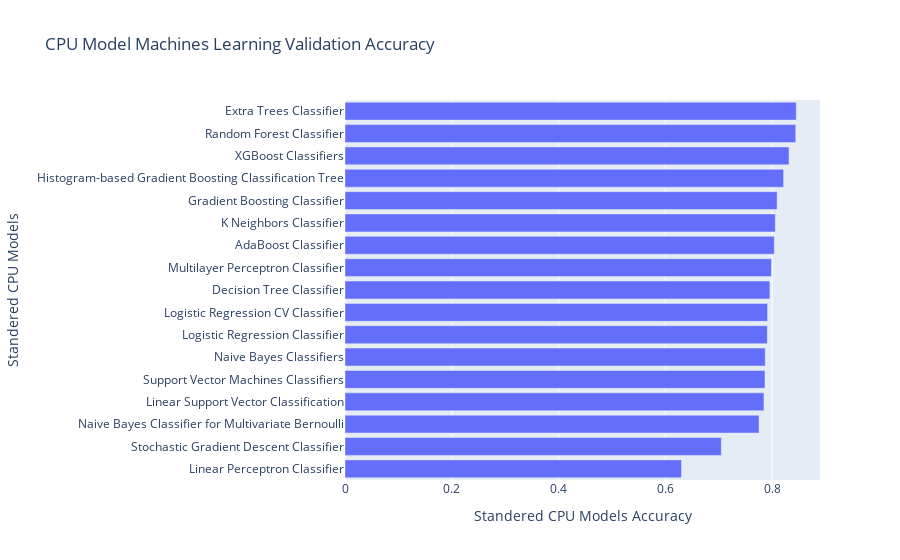

The cell this chart's notebook holds for it:
### Markdown cell above
### Accuracy Score

### Code cell
# Random Forest Classifier
Valid_accuracy_rf_m_1_cpu = accuracy_score(y_test, rf_m_1_pred_vaild_cpu)

# Gradient Boosting Classifier
Valid_accuracy_gb_m_1_cpu = accuracy_score(y_test, gb_m_1_pred_vaild_cpu)

# Histogram-based Gradient Boosting Classification Tree
Valid_accuracy_hgb_m_1_cpu = accuracy_score(y_test, hgb_m_1_pred_vaild_cpu)

# AdaBoost Classifier
Valid_accuracy_ad_m_1_cpu = accuracy_score(y_test, ad_m_1_pred_vaild_cpu)

# Extra Trees Classifier
Valid_accuracy_et_m_1_cpu = accuracy_score(y_test, et_m_1_pred_vaild_cpu)

# K Neighbors Classifier
Valid_accuracy_knn_m_1_cpu = accuracy_score(y_test, knn_m_1_pred_vaild_cpu)

# Naive Bayes Classifiers
Valid_accuracy_nb_m_1_cpu = accuracy_score(y_test, nb_m_1_pred_vaild_cpu)

# Naive Bayes Classifier for Multivariate Bernoulli
Valid_accuracy_bnb_m_1_cpu = accuracy_score(y_test, bnb_m_1_pred_vaild_cpu)

# Decision Tree Classifier
Valid_accuracy_dt_m_1_cpu = accuracy_score(y_test, dt_m_1_pred_vaild_cpu)

# Logistic Regression Classifier
Valid_accuracy_lg_m_1_cpu = accuracy_score(y_test, lg_m_1_pred_vaild_cpu)

# Logistic Regression CV Classifier
Valid_accuracy_lgcv_m_1_cpu = accuracy_score(y_test, lgcv_m_1_pred_vaild_cpu)

# Stochastic Gradient Descent Classifier
Valid_accuracy_sgdc_m_1_cpu = accuracy_score(y_test, sgdc_m_1_pred_vaild_cpu)

# Linear Perceptron Classifier
Valid_accuracy_lpc_m_1_cpu = accuracy_score(y_test, lpc_m_1_pred_vaild_cpu)

# XGBoost Classifiers
Valid_accuracy_xgb_m_1_cpu = accuracy_score(y_test, xgb_m_1_pred_vaild_cpu)

# Support Vector Machines Classifiers
Valid_accuracy_svm_m_1_cpu = accuracy_score(y_test, svm_m_1_pred_vaild_cpu)

# Linear Support Vector Classification
Valid_accuracy_lsvm_m_1_cpu = accuracy_score(y_test, lsvm_m_1_pred_vaild_cpu)

# Multilayer Perceptron Classifier
Valid_accuracy_mlp_m_1_cpu = accuracy_score(y_test, mlp_m_1_pred_vaild_cpu)

cpu_ml_m_1_valid_compare = pd.DataFrame({"Standered CPU Models": [
                                "Random Forest Classifier", 
                                "Gradient Boosting Classifier",
                                "Histogram-based Gradient Boosting Classification Tree",
                                "AdaBoost Classifier",
                                "Extra Trees Classifier",
                                "K Neighbors Classifier",
                                "Naive Bayes Classifiers",
                                "Naive Bayes Classifier for Multivariate Bernoulli",
                                "Decision Tree Classifier",
                                "Logistic Regression Classifier",
                                "Logistic Regression CV Classifier",
                                "Stochastic Gradient Descent Classifier",
                                "Linear Perceptron Classifier",
                                "XGBoost Classifiers",
                                "Support Vector Machines Classifiers",
                                "Linear Support Vector Classification",
                                "Multilayer Perceptron Classifier"
                                ],

                "Standered CPU Models Accuracy": [
                                Valid_accuracy_rf_m_1_cpu, 
                                Valid_accuracy_gb_m_1_cpu,
                                Valid_accuracy_hgb_m_1_cpu,
                                Valid_accuracy_ad_m_1_cpu,
                                Valid_accuracy_et_m_1_cpu,
                                Valid_accuracy_knn_m_1_cpu,
                                Valid_accuracy_nb_m_1_cpu,
                                Valid_accuracy_bnb_m_1_cpu,
                                Valid_accuracy_dt_m_1_cpu,
                                Valid_accuracy_lg_m_1_cpu,
                                Valid_accuracy_lgcv_m_1_cpu,
                                Valid_accuracy_sgdc_m_1_cpu,
                                Valid_accuracy_lpc_m_1_cpu,
                                Valid_accuracy_xgb_m_1_cpu,
                                Valid_accuracy_svm_m_1_cpu,
                                Valid_accuracy_lsvm_m_1_cpu,
                                Valid_accuracy_mlp_m_1_cpu
                                ],
                        })  
                                
print(tabulate(cpu_ml_m_1_valid_compare.sort_values(by="Standered CPU Models Accuracy", ascending=False), headers = 'keys', tablefmt = 'psql'))
#cpu_ml_m_1_valid_compare = cpu_ml_m_1_valid_compare.sort_values(by="Accuracy", ascending=True) #To sort all the result 
fig = px.bar(cpu_ml_m_1_valid_compare.sort_values(by="Standered CPU Models Accuracy", ascending=True), x = "Standered CPU Models Accuracy", y = "Standered CPU Models", title = "CPU Model Machines Learning Validation Accuracy")
fig.show()

### Figure 1 — Plotly figure (JSON) as saved in the notebook; plotly's stock layout.template omitted (floating-point values rounded to 4 significant figures)
{"data": [{"alignmentgroup": "True", "hovertemplate": "Standered CPU Models Accuracy=%{x}<br>Standered CPU Models=%{y}<extra></extra>", "legendgroup": "", "marker": {"color": "#636efa", "pattern": {"shape": ""}}, "name": "", "offsetgroup": "", "orientation": "h", "showlegend": false, "textposition": "auto", "type": "bar", "x": [0.6302, 0.7047, 0.7754, 0.7846, 0.7865, 0.787, 0.7909, 0.7914, 0.7957, 0.7986, 0.804, 0.8059, 0.8093, 0.8214, 0.8316, 0.8441, 0.8451], "xaxis": "x", "y": ["Linear Perceptron Classifier", "Stochastic Gradient Descent Classifier", "Naive Bayes Classifier for Multivariate Bernoulli", "Linear Support Vector Classification", "Support Vector Machines Classifiers", "Naive Bayes Classifiers", "Logistic Regression Classifier", "Logistic Regression CV Classifier", "Decision Tree Classifier", "Multilayer Perceptron Classifier", "AdaBoost Classifier", "K Neighbors Classifier", "Gradient Boosting Classifier", "Histogram-based Gradient Boosting Classification Tree", "XGBoost Classifiers", "Random Forest Classifier", "Extra Trees Classifier"], "yaxis": "y"}], "layout": {"barmode": "relative", "legend": {"tracegroupgap": 0}, "title": {"text": "CPU Model Machines Learning Validation Accuracy"}, "xaxis": {"anchor": "y", "domain": [0, 1], "title": {"text": "Standered CPU Models Accuracy"}}, "yaxis": {"anchor": "x", "domain": [0, 1], "title": {"text": "Standered CPU Models"}}}}
